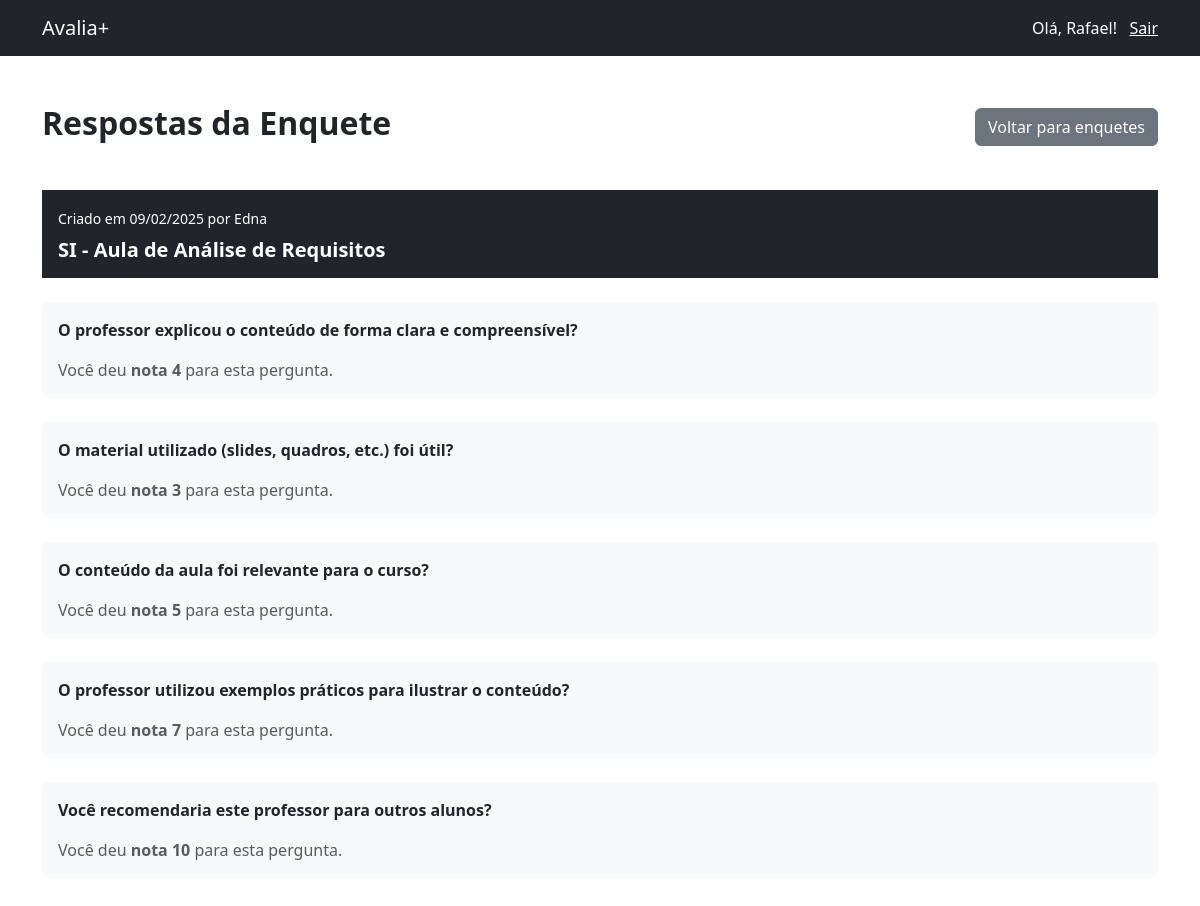
Screenshot of /aluno/ver_respostas/2 (signed in) with the database file from the repository.
### tables this page shows
CREATE TABLE usuarios (
          id INTEGER PRIMARY KEY AUTOINCREMENT,
          nome TEXT NOT NULL,
          email TEXT NOT NULL UNIQUE,
          senha TEXT NOT NULL,
          perfil TEXT DEFAULT 'aluno',
          criado_em TIMESTAMP DEFAULT CURRENT_TIMESTAMP
        );

CREATE TABLE enquetes (
          id INTEGER PRIMARY KEY AUTOINCREMENT,
          titulo TEXT NOT NULL,
          perguntas TEXT,
          usuario_id INTEGER NOT NULL,
          criado_em TIMESTAMP DEFAULT CURRENT_TIMESTAMP,
          FOREIGN KEY (usuario_id) REFERENCES usuarios(id) ON DELETE CASCADE
        );

### routes.py (the view)
@login_required
def aluno_ver_respostas(enquete_id):
  if current_user.perfil != 'aluno':
    return redirect(url_for('index'))
  enquete = db.recuperar_enquete(enquete_id)
  enquete['perguntas'] = [pergunta.strip() for pergunta in enquete['perguntas'] if pergunta.strip()]
  enquete['professor'] = db.recuperar_usuario(enquete['usuario_id'])
  perguntas = PerguntasService.get_perguntas()
  respostas = db.recuperar_respostas(enquete_id, current_user.id)
  respostas = { resposta[0]: resposta[1] for resposta in respostas }
  return render_template('aluno/ver_respostas.html', enquete=enquete, perguntas=perguntas, respostas=respostas)

### auth.py (called while the page is built)
    @self.login_manager.user_loader
    def load_user(user_id):
      return self.db.recuperar_usuario(user_id)

### database.py (called while the page is built)
  def _connect(self):
    return sqlite3.connect(self.db_name)

  def recuperar_usuario(self, id):
    conn = self._connect()
    cursor = conn.cursor()
    cursor.execute('SELECT id, email, nome, senha, perfil FROM usuarios WHERE id = ?', (id,))
    usuario = cursor.fetchone()
    conn.close()
    if usuario:
      return User(usuario[0], usuario[1], usuario[2], usuario[3], usuario[4])
    else:
      return None

  def recuperar_enquete(self, enquete_id):
    conn = self._connect()
    cursor = conn.cursor()
    cursor.execute('SELECT * FROM enquetes WHERE id = ?', (enquete_id,))
    enquete = cursor.fetchone()
    conn.close()
    if enquete:
      return {
        'id': enquete[0],
        'titulo': enquete[1],
        'perguntas': enquete[2].split(','),
        'usuario_id': enquete[3],
        'criado_em': datetime.strptime(enquete[4], '%Y-%m-%d %H:%M:%S').strftime('%d/%m/%Y')
      }
    else:
      return None

  def recuperar_respostas(self, enquete_id, usuario_id=None):
    conn = self._connect()
    cursor = conn.cursor()
    if usuario_id:
      cursor.execute('SELECT numero_pergunta, resposta FROM respostas WHERE enquete_id = ? AND usuario_id = ?', (enquete_id, usuario_id))
    else:
      cursor.execute('SELECT numero_pergunta, resposta FROM respostas WHERE enquete_id = ?', (enquete_id,))
    respostas = cursor.fetchall()
    conn.close()
    return respostas

### services.py (called while the page is built)
  @staticmethod
  def get_perguntas():
    return {
      '1': 'O professor explicou o conteúdo de forma clara e compreensível?',
      '2': 'O ritmo da aula foi adequado?',
      '3': 'O material utilizado (slides, quadros, etc.) foi útil?',
      '4': 'O professor demonstrou domínio do assunto?',
      '5': 'A carga de trabalho da disciplina é adequada?',
      '6': 'O conteúdo da aula foi relevante para o curso?',
      '7': 'O professor utilizou exemplos práticos para ilustrar o conteúdo?',
      '8': 'O ambiente de aula (físico ou virtual) foi adequado?',
      '9': 'Você recomendaria este professor para outros alunos?',
      '10': 'O professor foi receptivo a dúvidas e questionamentos?'
    }

### templates/aluno/ver_respostas.html (shortened to what this page needs)
{% extends "index.html" %}
{% block content %}
  <div class="container py-5">
    <div class="d-flex w-100 justify-content-between align-items-center">
      <h2><strong>Respostas da Enquete</strong></h2>
      <a href="{{ url_for('aluno_enquetes') }}" class="btn btn-secondary">Voltar para enquetes</a>
    </div>
    <div class="pt-4">
      <div class="p-3 bg-dark text-white mt-3">
        <small>Criado em {{ enquete.criado_em }} por {{ enquete.professor.nome }}</small>
        <h5 class="mt-2 mb-0"><strong>{{ enquete.titulo }}</strong></h5>
      </div>
      {% for key in perguntas.keys() %}
        {% if key|string in enquete.perguntas %}
          <div class="p-3 bg-light mt-4 rounded pergunta">
            <strong>{{ perguntas[key] }}</strong>
            <div class="pt-3 text-muted">
              Você deu <strong>nota {{ respostas[key|int] }}</strong> para esta pergunta.
            </div>
          </div>
        {% endif %}
      {% endfor %}
    </div>
  </div>
{% endblock %}

### templates/index.html (shortened to what this page needs)
<!doctype html>
<html lang="en">
  <head>
    {% block head %}
      {% block styles %}
        <link rel="stylesheet" type="text/css" href="{{url_for('static', filename='css/bootstrap.min.css')}}">
        <link rel="stylesheet" type="text/css" href="{{url_for('static', filename='css/styles.css')}}">
      {% endblock %}
    {% endblock %}
  </head>
  <body>
    {% if current_user.is_authenticated %}
      <nav class="navbar sticky-top bg-dark ">
        <div class="container">
          <a class="navbar-brand text-white" href="#">Avalia+</a>
          <span class="navbar-text text-white">
            Olá, {{ current_user.nome }}! &nbsp;
            <a href="{{url_for('logout')}}" class="text-white">Sair</a>
          </span>
        </div>
      </nav>
    {% endif %}
    {% block content %}{% endblock %}
  </body>
</html>

### static/css/styles.css (style rules this page uses)
body, html { width: 100%; height: 100%; }

### rows the page displays
usuarios: nome "Rafael"
enquetes: criado_em "09/02/2025", titulo "SI - Aula de Análise de Requisitos"
usuarios: professor.nome "Edna"

### other values shown
{{ perguntas[key] }} "O professor explicou o conteúdo de forma clara e compreensível?" "O material utilizado (slides, quadros, etc.) foi útil?" "O conteúdo da aula foi relevante para o curso?" "O professor utilizou exemplos práticos para ilustrar o conteúdo?" "Você recomendaria este professor para outros alunos?"
{{ respostas[key|int] }} "4" "3" "5" "7" "10"
